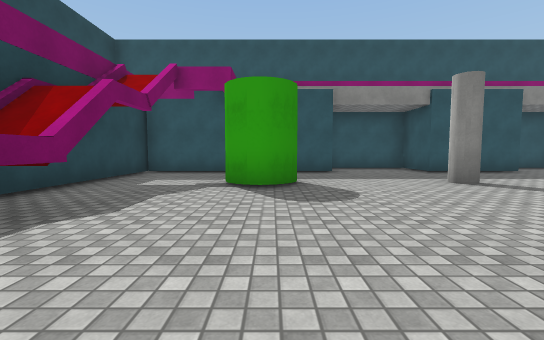
View 1 (above)

14 first-person views from a walk through a scene from a Unity 3-D project. The camera is 1.2 m above the floor, tilts 4° down and sees 90° across. The floor is counted in squares, 2 m on a side. Each view is taken from the middle of a square. On the plan, view 1 faces up. The plan holds only what a view shows up to about 9 squares ahead; the rest is blank. The place goes on beyond the plan. Surface patterns are stand-ins for the level's own textures.

View 2
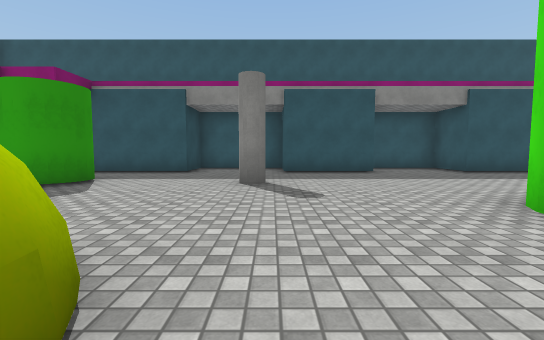

View 3
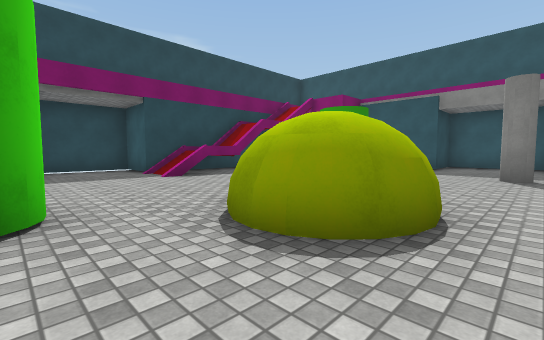

View 4
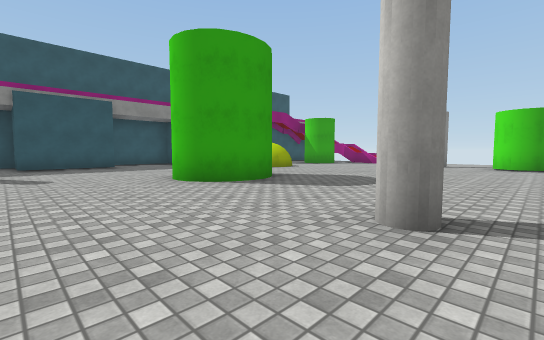

View 5
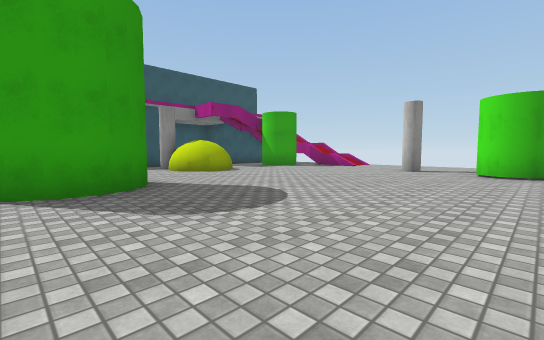

View 6
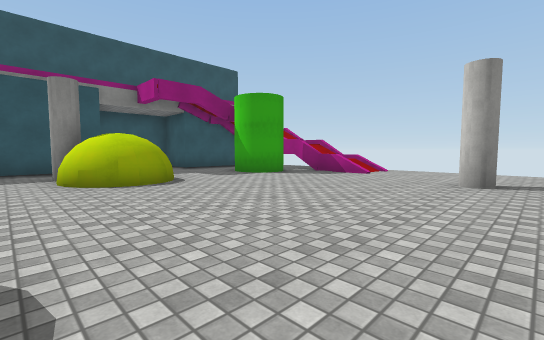

View 7
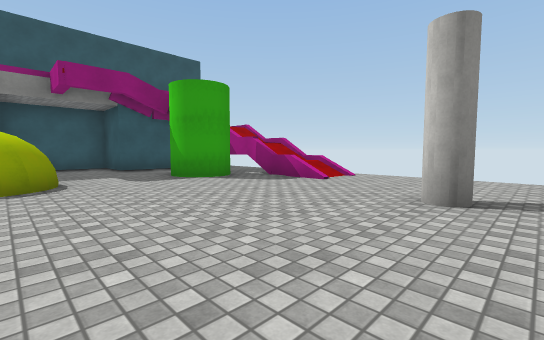

View 8
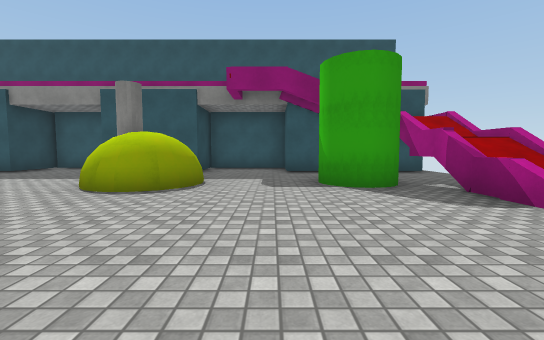

View 9
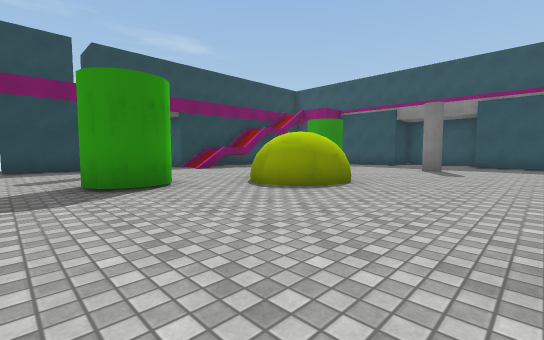

View 10
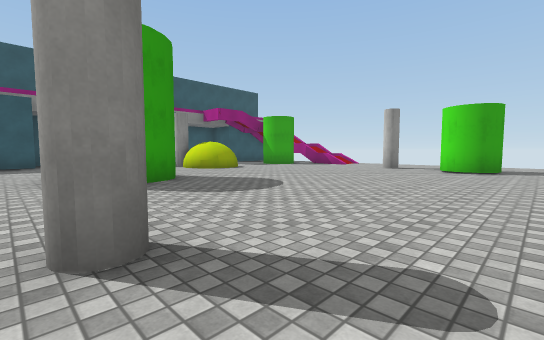

View 11
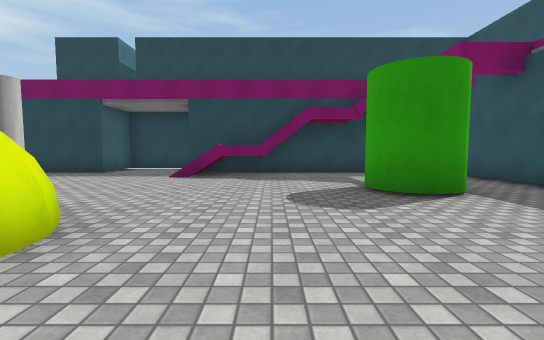

View 12
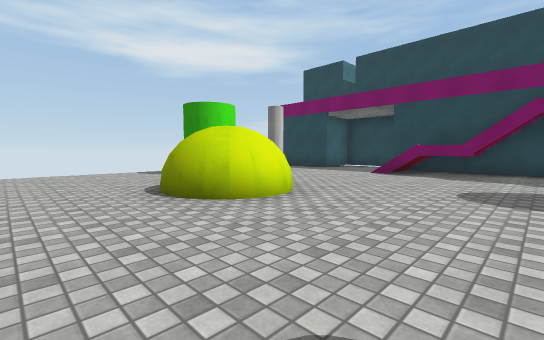

View 13
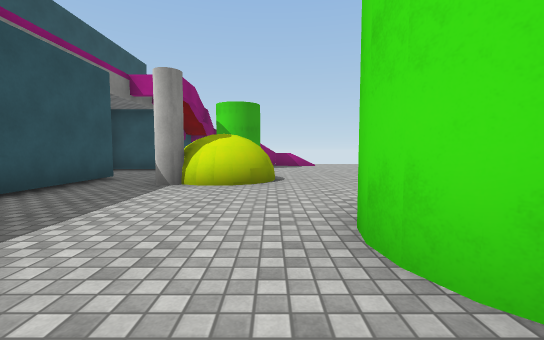

View 14
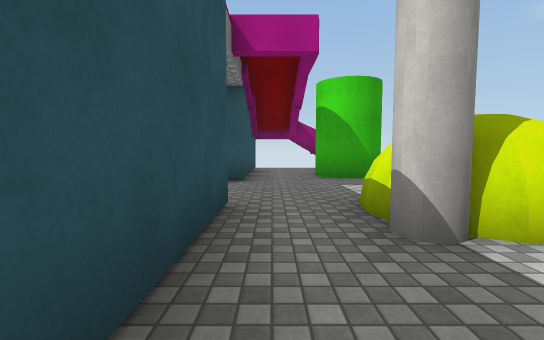

### Floor plan
Key: @ floor where view 1 was taken; # wall or solid block; . floor; / step, stairs or slope.
Columns run from 5 left of view 1 to 18 right of it. Each row starts with its distance up from view 1.
  9       ########## ####
  8  ######...##...###..####
  7  #......................
  6  #..............##...#//
  5  #...#...#......##..##//
  4  ##..............#....//
  3  #//........##........//
  2  #//........##..........
  1 ##//...##...............
  0 #....@.##............#..
 -1 #.......................
 -2 ##..#.#.....#.......#.
 -3  #....#.............#...
 -4  #......................

Positions as (right, up) in squares from view 1, and headings:
1: (0, 0), facing up
2: (4, 0), facing up
3: (4, -2), facing up-left
4: (4, -3), facing up-right
5: (7, -3), facing up-right
6: (10, -1), facing up-right
7: (12, -1), facing up-right
8: (14, 0), facing up
9: (6, -4), facing up-left
10: (6, -4), facing up-right
11: (4, 3), facing left
12: (5, 4), facing down-left
13: (6, 4), facing right
14: (9, 7), facing right
